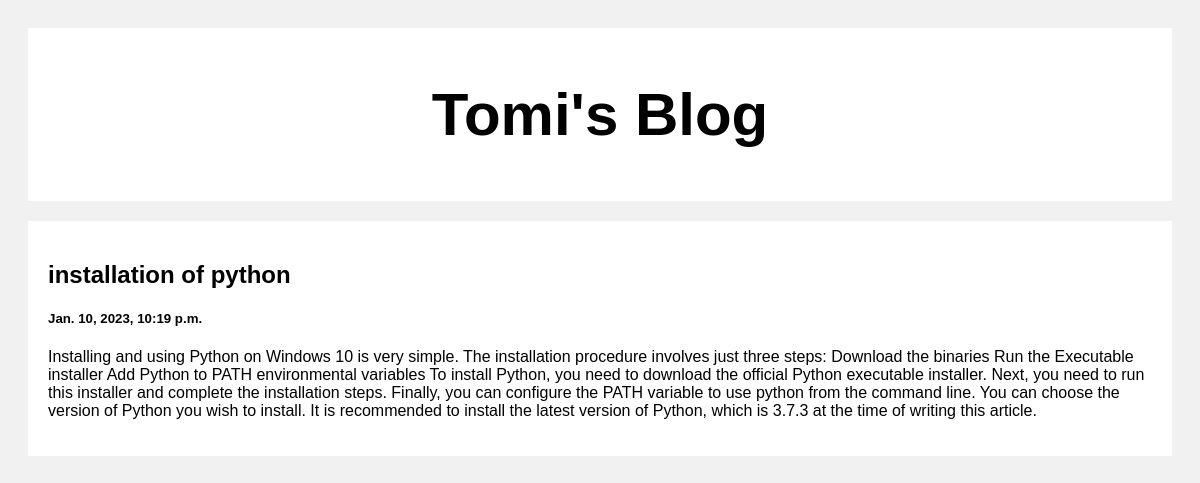
Screenshot of /pt/3 with the database file from the repository.
### posts/models.py (models this page shows)
class post(models.Model):
    title=models.CharField(max_length=100,default='')
    body=models.CharField(max_length=1000000,default='')
    created_at=models.DateTimeField(default=datetime.now,blank=True)

### posts/views.py (the view)
# urls.py: path('pt/<str:pk>',views.pt,name='pt')
def pt(request,pk):
    posts=post.objects.get(id=pk)
    return render(request,'post.html',{'posts':posts})

### templates/post.html (shortened to what this page needs)
<!DOCTYPE html>
<html>
<head>
</head>
<body>
<div class="header">
  <h2>Tomi's Blog</h2>
</div>
<div class="row">
  <div class="leftcolumn">
        <div class="card">
        <h2>{{posts.title}}</h2>
        <h5>{{posts.created_at}}</h3>
        <p>{{posts.body}}</p>
    </div>
  </div>
</div>
</body>
</html>

### templates/post.html (style rules this page uses)
* { box-sizing: border-box; }
body { font-family: Arial; padding: 20px; background: #f1f1f1; }
.header { padding: 2px; font-size: 40px; text-align: center; background: white; }
.leftcolumn { float: left; width: 100%; }
.card { background-color: white; padding: 20px; margin-top: 20px; }
.row:after { content: ""; display: table; clear: both; }

### rows the page displays
post: title "installation of python", created_at "Jan. 10, 2023, 10:19 p.m.", body "Installing and using Python on Windows 10 is very simple. The installation procedure involves just three steps: Download the binaries Run the Executable installer Add Python to PATH environmental variables To install Python, you need to download the official Python executable installer. Next, you need to run this installer and complete the installation steps. Finally, you can configure the PATH variable to use python from the command line. You can choose the version of Python you wish to install. It is recommended to install the latest version of Python, which is 3.7.3 at the time of writing this article."
